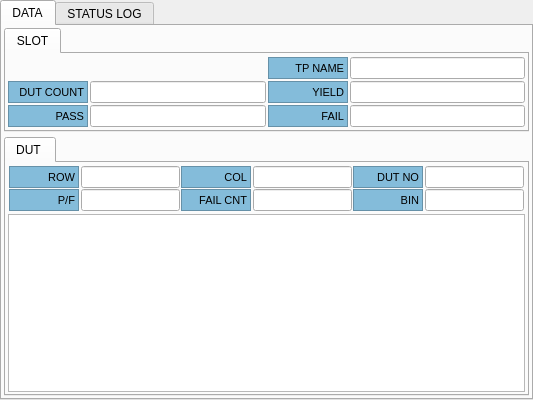
    <widget class="QTabWidget" name="tabWidget">
     <property name="currentIndex">
      <number>0</number>
     </property>
     <widget class="QWidget" name="tabData">
      <attribute name="icon">
       <iconset resource="../MainUi.qrc">
        <normaloff>:/icon/icon/dut.ico</normaloff>:/icon/icon/dut.ico</iconset>
      </attribute>
      <attribute name="title">
       <string>DATA</string>
      </attribute>
      <layout class="QVBoxLayout" name="verticalLayout_5">
       <property name="spacing">
        <number>5</number>
       </property>
       <property name="leftMargin">
        <number>2</number>
       </property>
       <property name="topMargin">
        <number>2</number>
       </property>
       <property name="rightMargin">
        <number>2</number>
       </property>
       <property name="bottomMargin">
        <number>2</number>
       </property>
       <item>
        <widget class="QTabWidget" name="tabSlotData">
         <property name="sizePolicy">
          <sizepolicy hsizetype="Expanding" vsizetype="Preferred">
           <horstretch>0</horstretch>
           <verstretch>0</verstretch>
          </sizepolicy>
         </property>
         <property name="tabShape">
          <enum>QTabWidget::Rounded</enum>
         </property>
         <property name="currentIndex">
          <number>0</number>
         </property>
         <widget class="QWidget" name="tabWidgetSlotData">
          <attribute name="title">
           <string>SLOT</string>
          </attribute>
          <layout class="QVBoxLayout" name="verticalLayout_4">
           <property name="spacing">
            <number>2</number>
           </property>
           <property name="leftMargin">
            <number>2</number>
           </property>
           <property name="topMargin">
            <number>2</number>
           </property>
           <property name="rightMargin">
            <number>2</number>
           </property>
           <property name="bottomMargin">
            <number>2</number>
           </property>
           <item>
            <layout class="QGridLayout" name="gridLayout_3">
             <property name="spacing">
              <number>2</number>
             </property>
             <item row="1" column="0">
              <layout class="QHBoxLayout" name="horizontalLayout_21">
               <property name="spacing">
                <number>2</number>
               </property>
               <item>
                <widget class="QLabel" name="lblXPos_15">
                 <property name="minimumSize">
                  <size>
                   <width>80</width>
                   <height>0</height>
                  </size>
                 </property>
                 <property name="font">
                  <font>
                   <pointsize>8</pointsize>
                  </font>
                 </property>
                 <property name="styleSheet">
                  <string notr="true">background-color: #84bcda;</string>
                 </property>
                 <property name="frameShape">
                  <enum>QFrame::StyledPanel</enum>
                 </property>
                 <property name="frameShadow">
                  <enum>QFrame::Sunken</enum>
                 </property>
                 <property name="text">
                  <string>DUT COUNT</string>
                 </property>
                 <property name="alignment">
                  <set>Qt::AlignRight|Qt::AlignTrailing|Qt::AlignVCenter</set>
                 </property>
                </widget>
               </item>
               <item>
                <widget class="QLineEdit" name="leSlotDutCnt">
                 <property name="minimumSize">
                  <size>
                   <width>70</width>
                   <height>0</height>
                  </size>
                 </property>
                 <property name="font">
                  <font>
                   <weight>50</weight>
                   <bold>false</bold>
                  </font>
                 </property>
                 <property name="readOnly">
                  <bool>true</bool>
                 </property>
                </widget>
               </item>
              </layout>
             </item>
             <item row="2" column="1">
              <layout class="QHBoxLayout" name="horizontalLayout_24">
               <property name="spacing">
                <number>2</number>
               </property>
               <item>
                <widget class="QLabel" name="lblXPos_18">
                 <property name="minimumSize">
                  <size>
                   <width>80</width>
                   <height>0</height>
                  </size>
                 </property>
                 <property name="font">
                  <font>
                   <pointsize>8</pointsize>
                  </font>
                 </property>
                 <property name="styleSheet">
                  <string notr="true">background-color: #84bcda;</string>
                 </property>
                 <property name="frameShape">
                  <enum>QFrame::StyledPanel</enum>
                 </property>
                 <property name="frameShadow">
                  <enum>QFrame::Sunken</enum>
                 </property>
                 <property name="text">
                  <string>FAIL</string>
                 </property>
                 <property name="alignment">
                  <set>Qt::AlignRight|Qt::AlignTrailing|Qt::AlignVCenter</set>
                 </property>
                </widget>
               </item>
               <item>
                <widget class="QLineEdit" name="leSlotFailCnt">
                 <property name="minimumSize">
                  <size>
                   <width>70</width>
                   <height>0</height>
                  </size>
                 </property>
                 <property name="font">
                  <font>
                   <weight>50</weight>
                   <bold>false</bold>
                  </font>
                 </property>
                 <property name="readOnly">
                  <bool>true</bool>
                 </property>
                </widget>
               </item>
              </layout>
             </item>
             <item row="2" column="0">
              <layout class="QHBoxLayout" name="horizontalLayout_23">
               <property name="spacing">
                <number>2</number>
               </property>
               <item>
                <widget class="QLabel" name="lblXPos_17">
                 <property name="minimumSize">
                  <size>
                   <width>80</width>
                   <height>0</height>
                  </size>
                 </property>
                 <property name="font">
                  <font>
                   <pointsize>8</pointsize>
                  </font>
                 </property>
                 <property name="styleSheet">
                  <string notr="true">background-color: #84bcda;</string>
                 </property>
                 <property name="frameShape">
                  <enum>QFrame::StyledPanel</enum>
                 </property>
                 <property name="frameShadow">
                  <enum>QFrame::Sunken</enum>
                 </property>
                 <property name="text">
                  <string>PASS</string>
                 </property>
                 <property name="alignment">
                  <set>Qt::AlignRight|Qt::AlignTrailing|Qt::AlignVCenter</set>
                 </property>
                </widget>
               </item>
               <item>
                <widget class="QLineEdit" name="leSlotPassCnt">
                 <property name="minimumSize">
                  <size>
                   <width>70</width>
                   <height>0</height>
                  </size>
                 </property>
                 <property name="font">
                  <font>
                   <weight>50</weight>
                   <bold>false</bold>
                  </font>
                 </property>
                 <property name="readOnly">
                  <bool>true</bool>
                 </property>
                </widget>
               </item>
              </layout>
             </item>
             <item row="1" column="1">
              <layout class="QHBoxLayout" name="horizontalLayout_22">
               <property name="spacing">
                <number>2</number>
               </property>
               <item>
                <widget class="QLabel" name="lblXPos_16">
                 <property name="minimumSize">
                  <size>
                   <width>80</width>
                   <height>0</height>
                  </size>
                 </property>
                 <property name="font">
                  <font>
                   <pointsize>8</pointsize>
                  </font>
                 </property>
                 <property name="styleSheet">
                  <string notr="true">background-color: #84bcda;</string>
                 </property>
                 <property name="frameShape">
                  <enum>QFrame::StyledPanel</enum>
                 </property>
                 <property name="frameShadow">
                  <enum>QFrame::Sunken</enum>
                 </property>
                 <property name="text">
                  <string>YIELD</string>
                 </property>
                 <property name="alignment">
                  <set>Qt::AlignRight|Qt::AlignTrailing|Qt::AlignVCenter</set>
                 </property>
                </widget>
               </item>
               <item>
                <widget class="QLineEdit" name="leSlotYield">
                 <property name="minimumSize">
                  <size>
                   <width>70</width>
                   <height>0</height>
                  </size>
                 </property>
                 <property name="font">
                  <font>
                   <weight>50</weight>
                   <bold>false</bold>
                  </font>
                 </property>
                 <property name="text">
                  <string/>
                 </property>
                 <property name="readOnly">
                  <bool>true</bool>
                 </property>
                </widget>
               </item>
              </layout>
             </item>
             <item row="0" column="0">
              <layout class="QHBoxLayout" name="horizontalLayout_17">
               <property name="spacing">
                <number>2</number>
               </property>
              </layout>
             </item>
             <item row="0" column="1">
              <layout class="QHBoxLayout" name="horizontalLayout_18">
               <property name="spacing">
                <number>2</number>
               </property>
               <item>
                <widget class="QLabel" name="lblXPos_12">
                 <property name="minimumSize">
                  <size>
                   <width>80</width>
                   <height>0</height>
                  </size>
                 </property>
                 <property name="font">
                  <font>
                   <pointsize>8</pointsize>
                  </font>
                 </property>
                 <property name="styleSheet">
                  <string notr="true">background-color: #84bcda;</string>
                 </property>
                 <property name="frameShape">
                  <enum>QFrame::StyledPanel</enum>
                 </property>
                 <property name="frameShadow">
                  <enum>QFrame::Sunken</enum>
                 </property>
                 <property name="text">
                  <string>TP NAME</string>
                 </property>
                 <property name="alignment">
                  <set>Qt::AlignRight|Qt::AlignTrailing|Qt::AlignVCenter</set>
                 </property>
                </widget>
               </item>
               <item>
                <widget class="QLineEdit" name="leSlotTpName">
                 <property name="minimumSize">
                  <size>
                   <width>70</width>
                   <height>0</height>
                  </size>
                 </property>
                 <property name="font">
                  <font>
                   <weight>50</weight>
                   <bold>false</bold>
                  </font>
                 </property>
                 <property name="readOnly">
                  <bool>true</bool>
                 </property>
                </widget>
               </item>
              </layout>
             </item>
            </layout>
           </item>
          </layout>
         </widget>
        </widget>
       </item>
       <item>
        <widget class="QTabWidget" name="tabDutData">
         <property name="tabShape">
          <enum>QTabWidget::Rounded</enum>
         </property>
         <property name="currentIndex">
          <number>0</number>
         </property>
         <widget class="QWidget" name="tabWidgetPgmDutInfo">
          <attribute name="title">
           <string>DUT </string>
          </attribute>
          <layout class="QVBoxLayout" name="verticalLayout">
           <property name="spacing">
            <number>2</number>
           </property>
           <property name="leftMargin">
            <number>2</number>
           </property>
           <property name="topMargin">
            <number>2</number>
           </property>
           <property name="rightMargin">
            <number>2</number>
           </property>
           <property name="bottomMargin">
            <number>2</number>
           </property>
           <item>
            <widget class="QFrame" name="frmDutInfo">
             <property name="minimumSize">
              <size>
               <width>0</width>
               <height>0</height>
              </size>
             </property>
             <property name="frameShape">
              <enum>QFrame::NoFrame</enum>
             </property>
             <property name="frameShadow">
              <enum>QFrame::Raised</enum>
             </property>
             <layout class="QGridLayout" name="gridLayout">
              <property name="leftMargin">
               <number>1</number>
              </property>
              <property name="topMargin">
               <number>1</number>
              </property>
              <property name="rightMargin">
               <number>1</number>
              </property>
              <property name="bottomMargin">
               <number>1</number>
              </property>
              <property name="spacing">
               <number>1</number>
              </property>
              <item row="0" column="0">
               <layout class="QHBoxLayout" name="horizontalLayout_3" stretch="0,0">
                <property name="spacing">
                 <number>2</number>
                </property>
                <item>
                 <widget class="QLabel" name="lblXPos">
                  <property name="minimumSize">
                   <size>
                    <width>70</width>
                    <height>0</height>
                   </size>
                  </property>
                  <property name="font">
                   <font>
                    <pointsize>8</pointsize>
                   </font>
                  </property>
                  <property name="styleSheet">
                   <string notr="true">background-color: #84bcda;</string>
                  </property>
                  <property name="frameShape">
                   <enum>QFrame::StyledPanel</enum>
                  </property>
                  <property name="frameShadow">
                   <enum>QFrame::Sunken</enum>
                  </property>
                  <property name="text">
                   <string>ROW</string>
                  </property>
                  <property name="alignment">
                   <set>Qt::AlignRight|Qt::AlignTrailing|Qt::AlignVCenter</set>
                  </property>
                 </widget>
                </item>
                <item>
                 <widget class="QLineEdit" name="leDutXPos">
                  <property name="minimumSize">
                   <size>
                    <width>80</width>
                    <height>0</height>
                   </size>
                  </property>
                  <property name="font">
                   <font>
                    <weight>50</weight>
                    <bold>false</bold>
                   </font>
                  </property>
                  <property name="alignment">
                   <set>Qt::AlignRight|Qt::AlignTrailing|Qt::AlignVCenter</set>
                  </property>
                  <property name="readOnly">
                   <bool>true</bool>
                  </property>
                 </widget>
                </item>
               </layout>
              </item>
              <item row="0" column="1">
               <layout class="QHBoxLayout" name="horizontalLayout_5">
                <property name="spacing">
                 <number>2</number>
                </property>
                <item>
                 <widget class="QLabel" name="lblYPos">
                  <property name="minimumSize">
                   <size>
                    <width>70</width>
                    <height>0</height>
                   </size>
                  </property>
                  <property name="font">
                   <font>
                    <pointsize>8</pointsize>
                   </font>
                  </property>
                  <property name="styleSheet">
                   <string notr="true">background-color: #84bcda;</string>
                  </property>
                  <property name="frameShape">
                   <enum>QFrame::StyledPanel</enum>
                  </property>
                  <property name="frameShadow">
                   <enum>QFrame::Sunken</enum>
                  </property>
                  <property name="text">
                   <string>COL</string>
                  </property>
                  <property name="alignment">
                   <set>Qt::AlignRight|Qt::AlignTrailing|Qt::AlignVCenter</set>
                  </property>
                 </widget>
                </item>
                <item>
                 <widget class="QLineEdit" name="leDutYPos">
                  <property name="minimumSize">
                   <size>
                    <width>80</width>
                    <height>0</height>
                   </size>
                  </property>
                  <property name="font">
                   <font>
                    <weight>50</weight>
                    <bold>false</bold>
                   </font>
                  </property>
                  <property name="alignment">
                   <set>Qt::AlignRight|Qt::AlignTrailing|Qt::AlignVCenter</set>
                  </property>
                  <property name="readOnly">
                   <bool>true</bool>
                  </property>
                 </widget>
                </item>
               </layout>
              </item>
              <item row="0" column="2">
               <layout class="QHBoxLayout" name="horizontalLayout_7">
                <property name="spacing">
                 <number>2</number>
                </property>
                <item>
                 <widget class="QLabel" name="lblDutNo">
                  <property name="minimumSize">
                   <size>
                    <width>70</width>
                    <height>0</height>
                   </size>
                  </property>
                  <property name="font">
                   <font>
                    <pointsize>8</pointsize>
                   </font>
                  </property>
                  <property name="styleSheet">
                   <string notr="true">background-color: #84bcda;</string>
                  </property>
                  <property name="frameShape">
                   <enum>QFrame::StyledPanel</enum>
                  </property>
                  <property name="frameShadow">
                   <enum>QFrame::Sunken</enum>
                  </property>
                  <property name="text">
                   <string>DUT NO</string>
                  </property>
                  <property name="alignment">
                   <set>Qt::AlignRight|Qt::AlignTrailing|Qt::AlignVCenter</set>
                  </property>
                 </widget>
                </item>
                <item>
                 <widget class="QLineEdit" name="leDutDutNo">
                  <property name="minimumSize">
                   <size>
                    <width>80</width>
                    <height>0</height>
                   </size>
                  </property>
                  <property name="font">
                   <font>
                    <weight>50</weight>
                    <bold>false</bold>
                   </font>
                  </property>
                  <property name="alignment">
                   <set>Qt::AlignRight|Qt::AlignTrailing|Qt::AlignVCenter</set>
                  </property>
                  <property name="readOnly">
                   <bool>true</bool>
                  </property>
                 </widget>
                </item>
               </layout>
              </item>
              <item row="1" column="0">
               <layout class="QHBoxLayout" name="horizontalLayout_4">
                <property name="spacing">
                 <number>2</number>
                </property>
                <item>
                 <widget class="QLabel" name="lblPF">
                  <property name="minimumSize">
                   <size>
                    <width>70</width>
                    <height>0</height>
                   </size>
                  </property>
                  <property name="font">
                   <font>
                    <pointsize>8</pointsize>
                   </font>
                  </property>
                  <property name="styleSheet">
                   <string notr="true">background-color: #84bcda;</string>
                  </property>
                  <property name="frameShape">
                   <enum>QFrame::StyledPanel</enum>
                  </property>
                  <property name="frameShadow">
                   <enum>QFrame::Sunken</enum>
                  </property>
                  <property name="text">
                   <string>P/F</string>
                  </property>
                  <property name="alignment">
                   <set>Qt::AlignRight|Qt::AlignTrailing|Qt::AlignVCenter</set>
                  </property>
                 </widget>
                </item>
                <item>
                 <widget class="QLineEdit" name="leDutPF">
                  <property name="minimumSize">
                   <size>
                    <width>80</width>
                    <height>0</height>
                   </size>
                  </property>
                  <property name="font">
                   <font>
                    <weight>50</weight>
                    <bold>false</bold>
                   </font>
                  </property>
                  <property name="alignment">
                   <set>Qt::AlignRight|Qt::AlignTrailing|Qt::AlignVCenter</set>
                  </property>
                  <property name="readOnly">
                   <bool>true</bool>
                  </property>
                 </widget>
                </item>
               </layout>
              </item>
              <item row="1" column="1">
               <layout class="QHBoxLayout" name="horizontalLayout_6">
                <property name="spacing">
                 <number>2</number>
                </property>
                <item>
                 <widget class="QLabel" name="lblFailCnt">
                  <property name="minimumSize">
                   <size>
                    <width>70</width>
                    <height>0</height>
                   </size>
                  </property>
                  <property name="font">
                   <font>
                    <pointsize>8</pointsize>
                   </font>
                  </property>
                  <property name="styleSheet">
                   <string notr="true">background-color: #84bcda;</string>
                  </property>
                  <property name="frameShape">
                   <enum>QFrame::StyledPanel</enum>
                  </property>
                  <property name="frameShadow">
                   <enum>QFrame::Sunken</enum>
                  </property>
                  <property name="text">
                   <string>FAIL CNT</string>
                  </property>
                  <property name="alignment">
                   <set>Qt::AlignRight|Qt::AlignTrailing|Qt::AlignVCenter</set>
                  </property>
                 </widget>
                </item>
                <item>
                 <widget class="QLineEdit" name="leDutFailCnt">
                  <property name="minimumSize">
                   <size>
                    <width>80</width>
                    <height>0</height>
                   </size>
                  </property>
                  <property name="font">
                   <font>
                    <weight>50</weight>
                    <bold>false</bold>
                   </font>
                  </property>
                  <property name="alignment">
                   <set>Qt::AlignRight|Qt::AlignTrailing|Qt::AlignVCenter</set>
                  </property>
                  <property name="readOnly">
                   <bool>true</bool>
                  </property>
                 </widget>
                </item>
               </layout>
              </item>
              <item row="1" column="2">
               <layout class="QHBoxLayout" name="horizontalLayout_8">
                <property name="spacing">
                 <number>2</number>
                </property>
                <item>
                 <widget class="QLabel" name="lblBin">
                  <property name="minimumSize">
                   <size>
                    <width>70</width>
                    <height>0</height>
                   </size>
                  </property>
                  <property name="font">
                   <font>
                    <pointsize>8</pointsize>
                   </font>
                  </property>
                  <property name="styleSheet">
                   <string notr="true">background-color: #84bcda;</string>
                  </property>
                  <property name="frameShape">
                   <enum>QFrame::StyledPanel</enum>
                  </property>
                  <property name="frameShadow">
                   <enum>QFrame::Sunken</enum>
                  </property>
                  <property name="text">
                   <string>BIN</string>
                  </property>
                  <property name="alignment">
                   <set>Qt::AlignRight|Qt::AlignTrailing|Qt::AlignVCenter</set>
                  </property>
                 </widget>
                </item>
                <item>
                 <widget class="QLineEdit" name="leDutBin">
                  <property name="minimumSize">
                   <size>
                    <width>80</width>
                    <height>0</height>
                   </size>
                  </property>
                  <property name="font">
                   <font>
                    <weight>50</weight>
                    <bold>false</bold>
                   </font>
                  </property>
                  <property name="alignment">
                   <set>Qt::AlignRight|Qt::AlignTrailing|Qt::AlignVCenter</set>
                  </property>
                  <property name="readOnly">
                   <bool>true</bool>
                  </property>
                 </widget>
                </item>
               </layout>
              </item>
             </layout>
            </widget>
           </item>
           <item>
            <widget class="QPlainTextEdit" name="teDutData">
             <property name="font">
              <font>
               <family>Courier 10 Pitch</family>
               <pointsize>8</pointsize>
               <italic>false</italic>
              </font>
             </property>
             <property name="readOnly">
              <bool>true</bool>
             </property>
             <property name="plainText">
              <string/>
             </property>
            </widget>
           </item>
          </layout>
         </widget>
        </widget>
       </item>
      </layout>
     </widget>
     <widget class="QWidget" name="tabCpuLog">
      <attribute name="icon">
       <iconset resource="../MainUi.qrc">
        <normaloff>:/icon/icon/log.ico</normaloff>:/icon/icon/log.ico</iconset>
      </attribute>
      <attribute name="title">
       <string>STATUS LOG</string>
      </attribute>
      <layout class="QVBoxLayout" name="verticalLayout_6">
       <property name="spacing">
        <number>5</number>
       </property>
       <property name="leftMargin">
        <number>2</number>
       </property>
       <property name="topMargin">
        <number>2</number>
       </property>
       <property name="rightMargin">
        <number>2</number>
       </property>
       <property name="bottomMargin">
        <number>2</number>
       </property>
       <item>
        <widget class="QTabWidget" name="tabS1_1">
         <property name="currentIndex">
          <number>0</number>
         </property>
         <widget class="QWidget" name="tabRun1_1">
          <attribute name="title">
           <string>CPU#1</string>
          </attribute>
          <layout class="QVBoxLayout" name="verticalLayout_2">
           <property name="spacing">
            <number>3</number>
           </property>
           <property name="leftMargin">
            <number>3</number>
           </property>
           <property name="topMargin">
            <number>3</number>
           </property>
           <property name="rightMargin">
            <number>3</number>
           </property>
           <property name="bottomMargin">
            <number>3</number>
           </property>
          </layout>
         </widget>
        </widget>
       </item>
       <item>
        <widget class="QTabWidget" name="tabS1_2">
         <property name="currentIndex">
          <number>0</number>
         </property>
         <widget class="QWidget" name="tabRun1_2">
          <attribute name="title">
           <string>CPU#2</string>
          </attribute>
          <layout class="QVBoxLayout" name="verticalLayout_3">
           <property name="spacing">
            <number>3</number>
           </property>
           <property name="leftMargin">
            <number>3</number>
           </property>
           <property name="topMargin">
            <number>3</number>
           </property>
           <property name="rightMargin">
            <number>3</number>
           </property>
           <property name="bottomMargin">
            <number>3</number>
           </property>
          </layout>
         </widget>
        </widget>
       </item>
      </layout>
     </widget>
    </widget>
